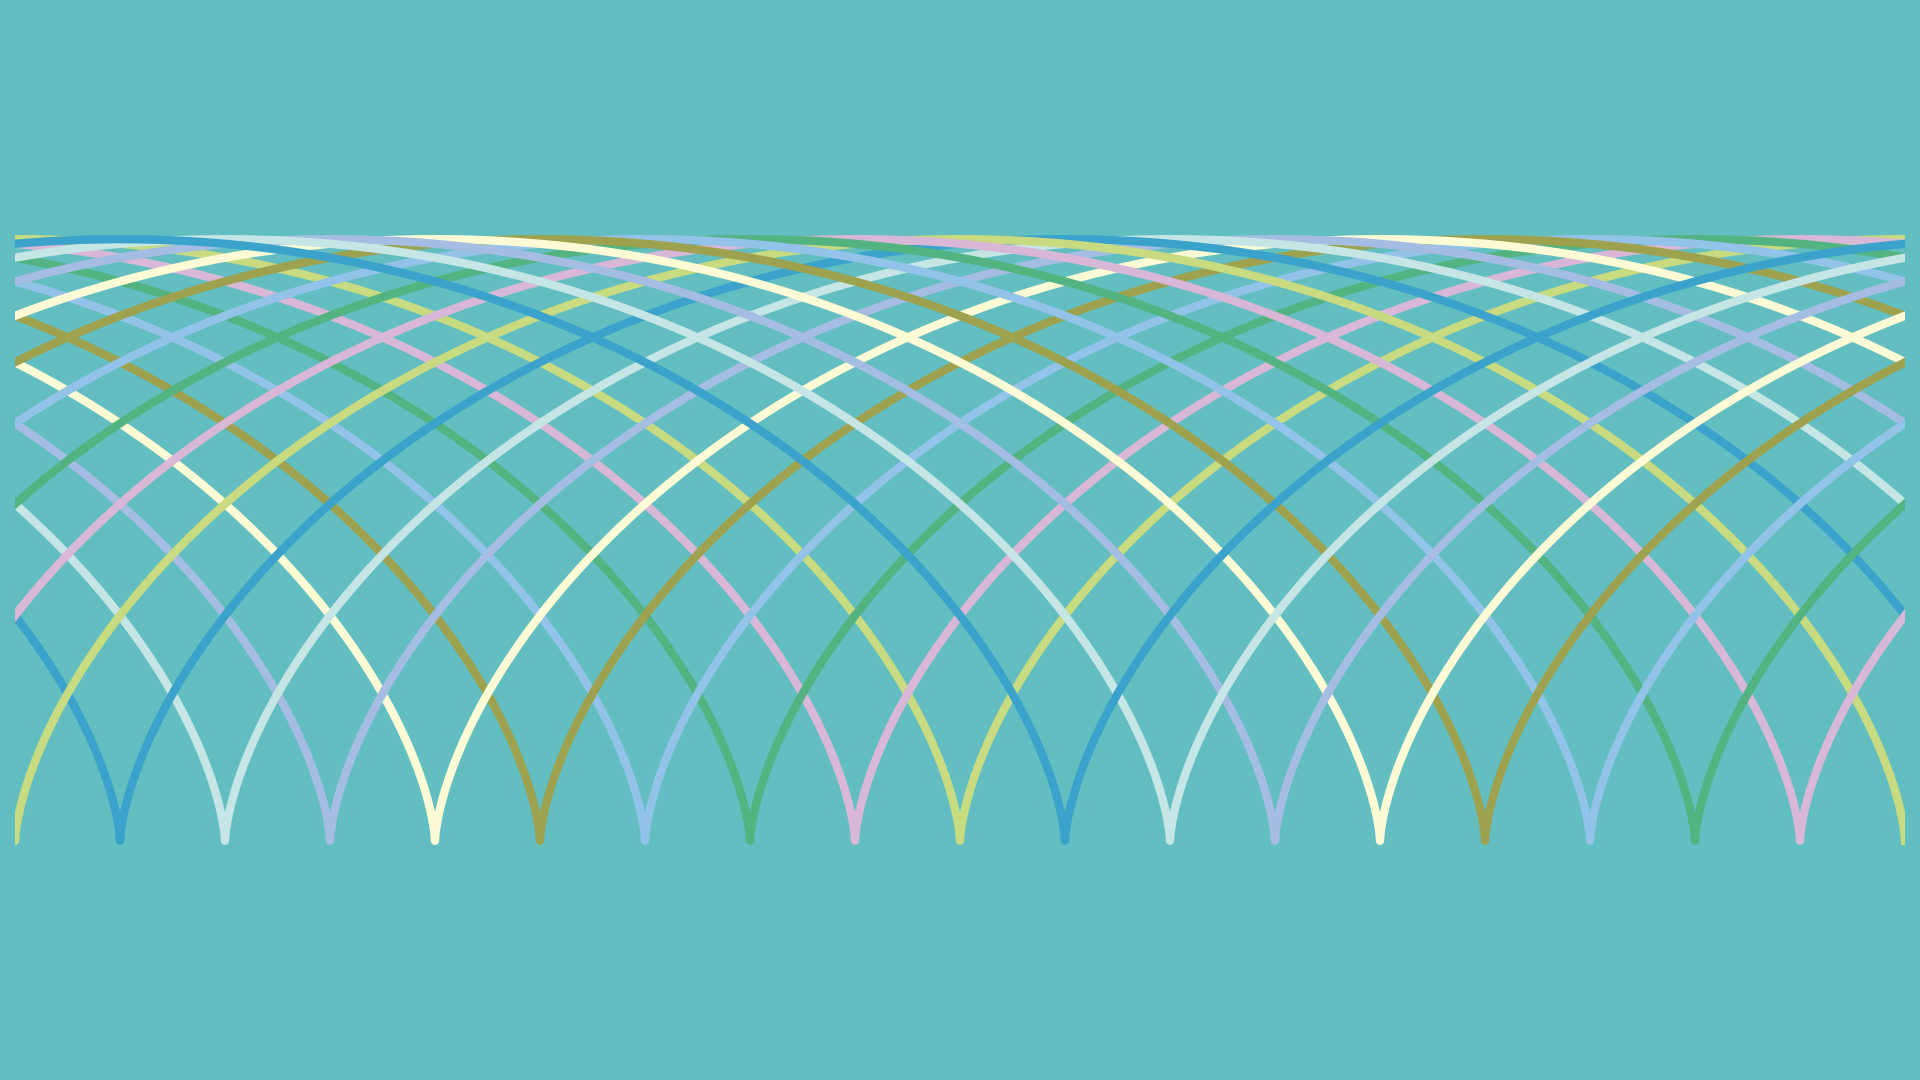

Python code for this plot:
from pathlib import Path

import matplotlib.pyplot as plt
import numpy as np


def main() -> None:
    # config
    fp: Path = Path(__file__).resolve().with_suffix(".png")
    plt.rcParams["figure.dpi"] = 100
    plt.rcParams["figure.figsize"] = [19.2, 10.8]
    # 配色バリエーション BOOK 2
    colors: list[str] = [
        f"#{r:02x}{g:02x}{b:02x}"
        for r, g, b in [
            (200, 219, 128),
            (216, 184, 214),
            (83, 179, 129),
            (147, 195, 233),
            (158, 162, 78),
            (253, 251, 213),
            (165, 189, 226),
            (198, 230, 229),
            (59, 163, 203),
            (98, 190, 192),
        ]
    ]
    # generate figure
    fig: plt.Figure
    ax: plt.Axes
    fig, ax = plt.subplots()
    # plot
    t: np.ndarray = np.linspace(-2*np.pi, 2*np.pi, 4001, endpoint=True)
    r: float = 1
    for i in range(18):
        c: str = colors[i%9]
        x: np.ndarray = r * (t - np.sin(t + np.pi*i/9))
        y: np.ndarray = r * (1 - np.cos(t + np.pi*i/9))
        ax.plot(x, y, color=c, linewidth=6)
    # arrange
    ax.set_xlim(-np.pi, np.pi)
    #ax.set_ylim(-1, 1)
    ax.axis("off")
    ax.set_aspect("equal")
    ax.set_facecolor(colors[-1])
    fig.set_facecolor(colors[-1])
    fig.tight_layout()
    # output
    fig.savefig(fp)
    plt.cla()
    plt.clf()
    plt.close(fig)
    return None


if __name__ == "__main__":
    main()
